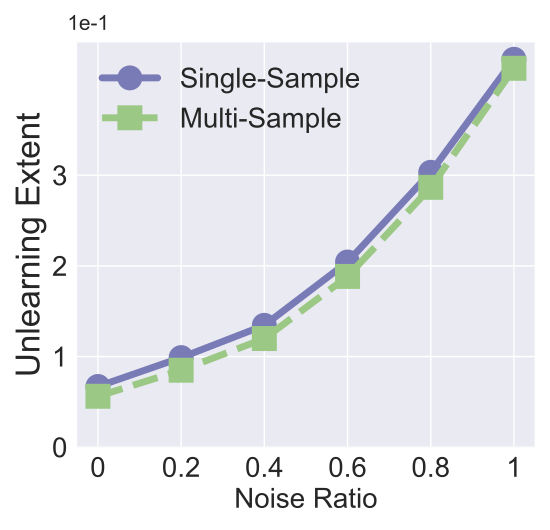

This chart was generated by the following Python code:


import numpy as np
import matplotlib.pyplot as plt

epsilon = 3
beta = 1 / epsilon


x=[1, 2, 3, 4, 5, 6]
# validation_for_plt =[97,95.8600, 94.9400, 93.5400, 93.2400]
# attack_for_plt=[0, 0.3524, 0, 0.1762, 0.1762]
# basic_for_plt=[99.8, 99.8, 99.8, 99.8, 99.8]

labels = ['0', '0.2', '0.4', '0.6', '0.8', '1']
# unl_org = [97.77, 97.55, 97.35, 97.29, 97.21, 97.21]

# unl_hess_r = [96.6, 96.66, 96.04, 95.94, 95.85, 97.21]
unl_mib = [0.0808, 0.089385, 0.1017479, 0.11422526, 0.145908, 0.1942189]

unl_muv = [0.055564, 0.06047, 0.07330,  0.095581, 0.12741911, 0.17042]
# unl_ss_wo = [94.32, 94.53, 94.78, 93.38, 94.04, 97.21]

for i in range(len(x)):
    unl_mib[i] = unl_mib[i]*10
    unl_muv[i] = unl_muv[i] * 10

plt.style.use('seaborn')
plt.figure(figsize=(5.5, 5.3))
l_w=5
m_s=15
marker_s = 3
markevery=1
#plt.figure(figsize=(8, 5.3))
#plt.plot(x, unl_fr, color='blue', marker='^', label='Retrain',linewidth=l_w, markersize=m_s)
plt.plot(x, unl_mib, linestyle='-', color='b', marker='o', fillstyle='none', markevery=markevery,
         label='Single-Sample', linewidth=l_w, markersize=m_s, markeredgewidth=marker_s)

#plt.plot(x, unl_ss_w, color='g',  marker='*',  label='PriMU$_{w}$',linewidth=l_w, markersize=m_s)
plt.plot(x, unl_muv, linestyle='--', color='g',  marker='s', fillstyle='none', markevery=markevery,
         label='Multi-Sample',linewidth=l_w, markersize=m_s, markeredgewidth=marker_s)

# plt.plot(x, unl_mib, linestyle=':', color='r',  marker='^', fillstyle='none', markevery=markevery,
#          label='VBU', linewidth=l_w,  markersize=m_s, markeredgewidth=marker_s)

# plt.plot(x, unl_hess_r, linestyle='-.', color='k',  marker='D', fillstyle='none', markevery=markevery,
#          label='HBFU',linewidth=l_w, markersize=m_s, markeredgewidth=marker_s)



#plt.plot(x, unl_vibu, color='silver',  marker='d',  label='VIBU',linewidth=4,  markersize=10)

# plt.plot(x, y_sa03, color='r',  marker='2',  label='AAAI21 A_acc, pr=0.3',linewidth=3, markersize=8)
# plt.plot(x, y_sa05, color='darkblue',  marker='4',  label='AAAI21 A_acc, pr=0.5',linewidth=3, markersize=8)
# plt.plot(x, y_ma03, color='darkviolet',  marker='3',  label='FedMC A_acc, pr=0.3',linewidth=3, markersize=8)
# plt.plot(x, y_ma05, color='cyan',  marker='p',  label='FedMC A_acc, pr=0.5',linewidth=3, markersize=8)


# plt.grid()
leg = plt.legend(fancybox=True, shadow=True)
# plt.xlabel('Malicious Client Ratio (%)' ,fontsize=16)
plt.ylabel('Unlearning Extent' ,fontsize=24)
my_y_ticks = np.arange(0 ,4,1)
plt.yticks(my_y_ticks,fontsize=20)
plt.xlabel('Noise Ratio' ,fontsize=20)

plt.xticks(x, labels, fontsize=20)
# plt.title('CIFAR10 IID')

plt.annotate(r"1e-1", xy=(0.1, 1.01), xycoords='axes fraction', xytext=(-10, 10),
             textcoords='offset points', ha='right', va='center', fontsize=15)


# plt.title('(c) Utility Preservation', fontsize=24)
plt.legend(loc='best',fontsize=20)
plt.tight_layout()
#plt.title("MNIST")
plt.rcParams['figure.figsize'] = (2.0, 1)
plt.rcParams['image.interpolation'] = 'nearest'
plt.rcParams['figure.subplot.left'] = 0.11
plt.rcParams['figure.subplot.bottom'] = 0.08
plt.rcParams['figure.subplot.right'] = 0.977
plt.rcParams['figure.subplot.top'] = 0.969
plt.savefig('mnist_influence_app_noise_analysis.pdf', format='pdf', dpi=200)
plt.show()
